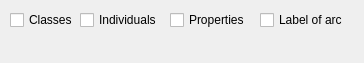
<?xml version="1.0" encoding="UTF-8"?>
<ui version="4.0">
 <class>ShowNodesDockWidget</class>
 <widget class="QDockWidget" name="ShowNodesDockWidget">
  <property name="geometry">
   <rect>
    <x>0</x>
    <y>0</y>
    <width>364</width>
    <height>63</height>
   </rect>
  </property>
  <property name="windowTitle">
   <string>Show entities by type</string>
  </property>
  <widget class="QWidget" name="dockWidgetContents">
   <widget class="QCheckBox" name="checkBox">
    <property name="geometry">
     <rect>
      <x>170</x>
      <y>10</y>
      <width>89</width>
      <height>20</height>
     </rect>
    </property>
    <property name="text">
     <string>Properties</string>
    </property>
   </widget>
   <widget class="QCheckBox" name="checkBox_4">
    <property name="geometry">
     <rect>
      <x>80</x>
      <y>10</y>
      <width>93</width>
      <height>20</height>
     </rect>
    </property>
    <property name="text">
     <string>Individuals</string>
    </property>
   </widget>
   <widget class="QCheckBox" name="checkBox_2">
    <property name="geometry">
     <rect>
      <x>260</x>
      <y>10</y>
      <width>99</width>
      <height>20</height>
     </rect>
    </property>
    <property name="text">
     <string>Label of arc</string>
    </property>
   </widget>
   <widget class="QCheckBox" name="checkBox_3">
    <property name="geometry">
     <rect>
      <x>10</x>
      <y>10</y>
      <width>73</width>
      <height>20</height>
     </rect>
    </property>
    <property name="text">
     <string>Classes</string>
    </property>
   </widget>
  </widget>
 </widget>
 <resources/>
 <connections/>
</ui>
